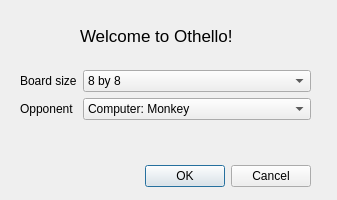
<?xml version="1.0" encoding="UTF-8"?>
<ui version="4.0">
 <class>WelcomeDialog</class>
 <widget class="QDialog" name="WelcomeDialog">
  <property name="geometry">
   <rect>
    <x>0</x>
    <y>0</y>
    <width>337</width>
    <height>200</height>
   </rect>
  </property>
  <property name="windowTitle">
   <string>New Game</string>
  </property>
  <widget class="QDialogButtonBox" name="buttonBox">
   <property name="geometry">
    <rect>
     <x>20</x>
     <y>160</y>
     <width>291</width>
     <height>32</height>
    </rect>
   </property>
   <property name="orientation">
    <enum>Qt::Horizontal</enum>
   </property>
   <property name="standardButtons">
    <set>QDialogButtonBox::Cancel|QDialogButtonBox::Ok</set>
   </property>
  </widget>
  <widget class="QLabel" name="welcomeLabel">
   <property name="geometry">
    <rect>
     <x>80</x>
     <y>10</y>
     <width>181</width>
     <height>51</height>
    </rect>
   </property>
   <property name="font">
    <font>
     <pointsize>13</pointsize>
    </font>
   </property>
   <property name="text">
    <string>Welcome to Othello!</string>
   </property>
  </widget>
  <widget class="QWidget" name="layoutWidget">
   <property name="geometry">
    <rect>
     <x>20</x>
     <y>70</y>
     <width>291</width>
     <height>81</height>
    </rect>
   </property>
   <layout class="QFormLayout" name="formLayout">
    <item row="0" column="0">
     <widget class="QLabel" name="label">
      <property name="text">
       <string>&lt;html&gt;&lt;head/&gt;&lt;body&gt;&lt;p&gt;Board size&lt;/p&gt;&lt;/body&gt;&lt;/html&gt;</string>
      </property>
     </widget>
    </item>
    <item row="0" column="1">
     <widget class="QComboBox" name="sizeSelect">
      <property name="currentIndex">
       <number>1</number>
      </property>
      <item>
       <property name="text">
        <string>6 by 6</string>
       </property>
      </item>
      <item>
       <property name="text">
        <string>8 by 8</string>
       </property>
      </item>
      <item>
       <property name="text">
        <string>10 by 10</string>
       </property>
      </item>
      <item>
       <property name="text">
        <string>12 by 12</string>
       </property>
      </item>
     </widget>
    </item>
    <item row="1" column="0">
     <widget class="QLabel" name="label_2">
      <property name="text">
       <string>&lt;html&gt;&lt;head/&gt;&lt;body&gt;&lt;p&gt;Opponent&lt;/p&gt;&lt;/body&gt;&lt;/html&gt;</string>
      </property>
     </widget>
    </item>
    <item row="1" column="1">
     <widget class="QComboBox" name="opponentSelect">
      <item>
       <property name="text">
        <string>Computer: Monkey</string>
       </property>
      </item>
      <item>
       <property name="text">
        <string>Computer: Chimpanzee</string>
       </property>
      </item>
      <item>
       <property name="text">
        <string>Player</string>
       </property>
      </item>
     </widget>
    </item>
   </layout>
  </widget>
 </widget>
 <resources/>
 <connections>
  <connection>
   <sender>buttonBox</sender>
   <signal>accepted()</signal>
   <receiver>WelcomeDialog</receiver>
   <slot>accept()</slot>
   <hints>
    <hint type="sourcelabel">
     <x>248</x>
     <y>254</y>
    </hint>
    <hint type="destinationlabel">
     <x>157</x>
     <y>274</y>
    </hint>
   </hints>
  </connection>
  <connection>
   <sender>buttonBox</sender>
   <signal>rejected()</signal>
   <receiver>WelcomeDialog</receiver>
   <slot>reject()</slot>
   <hints>
    <hint type="sourcelabel">
     <x>316</x>
     <y>260</y>
    </hint>
    <hint type="destinationlabel">
     <x>286</x>
     <y>274</y>
    </hint>
   </hints>
  </connection>
 </connections>
</ui>
